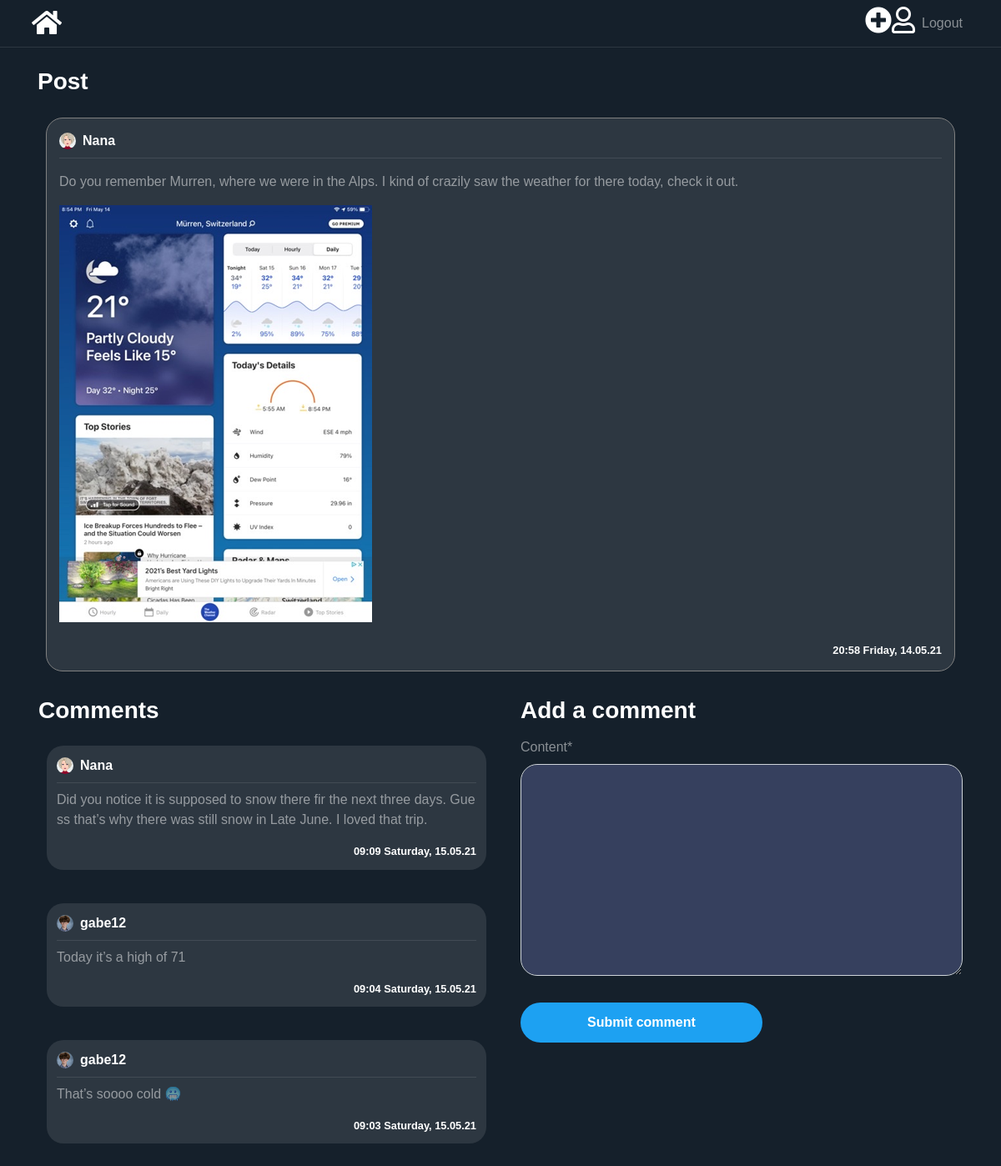
The app's page /post/280/ (signed in) with its own data.
### blog/models.py (models this page shows, shortened)
class Post(models.Model):
    title = models.CharField(max_length=50, null=True, blank=True)
    content = RichTextField(default='type something here')
    image = models.ImageField(upload_to='postimages', blank=True, null=True)
    date_posted = models.DateTimeField(default=timezone.now)
    author = models.ForeignKey(User, on_delete=models.CASCADE)
    likes = models.IntegerField(default=0)
    dislikes = models.IntegerField(default=0)

class Comment(models.Model):
    content = models.TextField(max_length=150)
    date_posted = models.DateTimeField(default=timezone.now)
    author = models.ForeignKey(User, on_delete=models.CASCADE)
    post_connected = models.ForeignKey(Post, on_delete=models.CASCADE)

### users/models.py (models this page shows, shortened)
class Profile(models.Model):
    user = models.OneToOneField(User, on_delete=models.CASCADE)
    image = models.ImageField(default='default.png', upload_to='profile_pics')
    bio = models.CharField(max_length=300, default='no bio yet')

### blog/views.py (the view)
# urls.py: path('post/<int:pk>/', PostDetailView.as_view(), name='post-detail'),
class PostDetailView(DetailView):
    model = Post
    template_name = 'blog/post_detail.html'
    context_object_name = 'post'
    def get_context_data(self, **kwargs):
        data = super().get_context_data(**kwargs)
        comments_connected = Comment.objects.filter(post_connected=self.get_object()).order_by('-date_posted')
        data['comments'] = comments_connected
        data['form'] = NewCommentForm(instance=self.request.user)
        return data
    def post(self, request, *args, **kwargs):
        new_comment = Comment(content=request.POST.get('content'),
                              author=self.request.user,
                              post_connected=self.get_object())
        new_comment.save()
        return self.get(self, request, *args, **kwargs)

### blog/forms.py
class NewCommentForm(forms.ModelForm):
    class Meta:
        model = Comment
        fields = ['content']

### blog/templates/blog/post_detail.html (shortened to what this page needs)
{% extends "blog/base.html" %}
{% load crispy_forms_tags %}
{% block content %}
<div class="container">
    <h3 class="white-important mb-3">
        Post
    </h3>
   <article class="media content-section">
        <div style="width: 100%; word-break: break-all;" class="hovered-tweet-comment">
            <div class="pb-2 row m-0 " style="width: 100%; margin-right: 0 !important;">
               <div
                       style="padding-left: 0px !important;"
                       class="col-8 no-padding d-flex align-items-center">
                   <img
                       class="rounded-circle mr-2"
                       style="width: 20px; height: 20px;"
                       src="{{ post.author.profile.image.url }}">
                   <a class="mr-2 white-important" href="{% url 'user-posts' post.author %}">
                       {{ post.author }}
                   </a>
               </div>
               <div class="col-4 d-flex flex-row-reverse no-padding align-items-center"
                    style="padding-right: 0 !important;">
               </div>
           </div>
            <div
                    class="mb-2 "
                    style="width: 100%; height: 1px; background-color: rgba(255, 255, 255, 0.1)"></div>
            <a style="color: rgba(255, 255, 255, 0.5) !important;">
                <p>
                    {{ post.content|safe }}
                </p>
                {% if post.image %}
                    <img src="{{ post.image.url }}">
                {% endif %}
                <br/><br/>
                <small
                    class="white-important d-flex full-width flex-row-reverse">
                    {{ post.date_posted | date:"H:i l, d.m.y" }}
                </small>
            </a>
        </div>
   </article>
    <div class="row pl-3">
        <div class="col-12 col-md-6 pl-0">
         <h3 class="white-important mb-3">
             Comments
         </h3>
        {% for comment in comments %}
            <article class="media content-section">
                <div style="width: 100%; word-break: break-all;" class="hovered-tweet-comment-in">
                <div class="pb-2 row m-0" style="width: 100%; margin-right: 0 !important;">
                   <div
                           style="padding-left: 0px !important;"
                           class="col-8 no-padding d-flex align-items-center">
                       <img
                           class="rounded-circle mr-2"
                           style="width: 20px; height: 20px;"
                           src="{{ comment.author.profile.image.url }}">
                       <a class="mr-2 white-important" href="{% url 'user-posts' comment.author.username %}">
                           {{ comment.author }}
                       </a>
                   </div>
               </div>
                <div
                        class="mb-2"
                        style="width: 100%; height: 1px; background-color: rgba(255, 255, 255, 0.1)"></div>
                <a style="color: rgba(255, 255, 255, 0.5) !important;">
                    <p>
                        {{ comment.content }}
                    </p>
                    <small
                        class="white-important d-flex full-width flex-row-reverse">
                        {{ comment.date_posted | date:"H:i l, d.m.y" }}
                    </small>
                </a>
            </div>
            </article>
        {% endfor %}
        </div>
        {% if user is not None %}
            <div class="col-12 col-md-6 pl-0 pl-md-3 pr-3">
                <h3 class="white-important mb-3">
                    Add a comment
                </h3>
                <form method="POST">
                    <fieldset class="form-group">
                        {{ form | crispy }}
                    </fieldset>
                    <div class="form-group">
                        <button class="btn btn-outline-primary" type="submit">Submit comment</button>
                    </div>
                </form>
            </div>
        {% endif %}
    </div>
  </div>
{% endblock content %}

### blog/static/blog/main.css (style rules this page uses)
:root { --muted-color: rgba(255, 255, 255, 0.5); }
body { background: #15202b; color: var(--muted-color); margin-top: 5rem; }
h1, h2, h3, h4, h5, h6 { color: var(--muted-color); }
.content-section { padding: 10px 10px; margin-bottom: 20px; }
.no-padding { padding: 0 !important; }
a { color: white; text-underline: none; text-decoration: none !important; }
article { border-radius: 4px; }
.white-important { color: white; font-weight: bold; }
.full-width { width: 100% }
.btn-outline-primary { border-color: white; color: white !important; padding: 12px 80px 12px 80px; font-weight: bold; background-color: #1da1f2; border:0; border-radius: 25px; }
.form-control { background-color: #36405e !important; color: var(--muted-color) !important; box-shadow: 0 0 0 0 !important; border-radius: 20px !important; }
.hovered-tweet-comment { background-color: #2d3741 !important; padding:15px; border-radius: 20px; border:1px solid grey; }
.hovered-tweet-comment-in { background-color: #2d3741 !important; padding:12px; border-radius: 20px; }

### blog/static/blog/style.css (style rules this page uses)
body { font-family: Arial, Helvetica, sans-serif; height: 100vh; margin: 0; padding: 0; }

### records on screen
Post: author.profile.image (picture), author "Nana", content "Do you remember Murren, where we were in the Alps. I kind of crazily saw the weather for there today, check it out.", image (picture), date_posted "20:58 Friday, 14.05.21"
Comment: author.profile.image (picture), author "Nana", content "Did you notice it is supposed to snow there fir the next three days. Guess that’s why there was still snow in Late June. I loved that trip.", date_posted "09:09 Saturday, 15.05.21"
Comment: author.profile.image (picture), author "gabe12", content "Today it’s a high of 71", date_posted "09:04 Saturday, 15.05.21"
Comment: author.profile.image (picture), author "gabe12", content "That’s soooo cold 🥶", date_posted "09:03 Saturday, 15.05.21"
